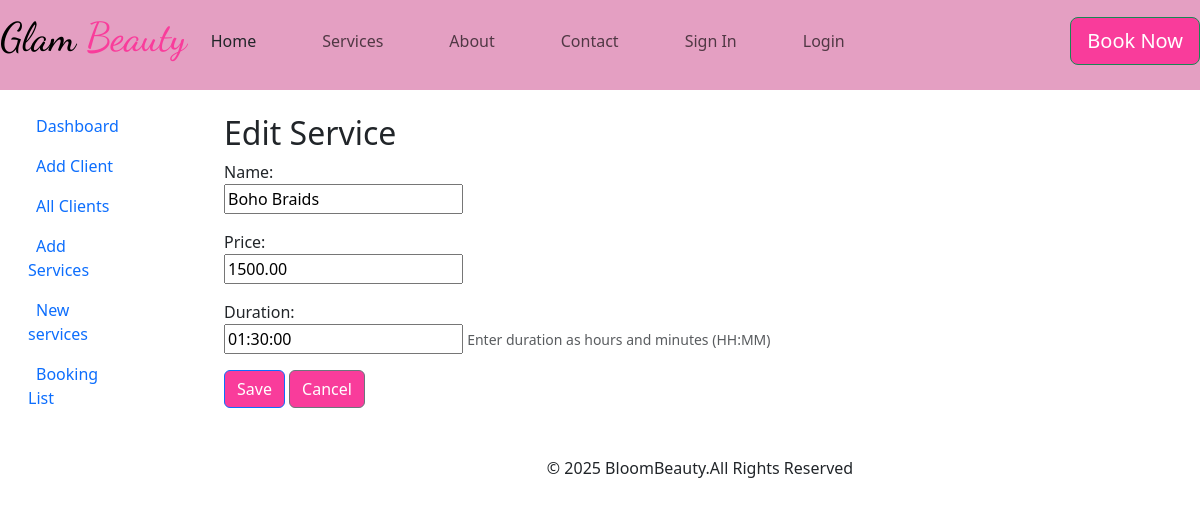
/services/3/edit/ (signed in), run on the app's committed database.
### cosmetics/models.py (models this page shows, shortened)
class Service(models.Model):
    name = models.CharField(max_length=200)
    description = models.TextField(null=True, blank=True)
    price = models.DecimalField(max_digits=8, decimal_places=2)
    duration = models.DurationField()

### cosmetics/views.py (the view, shortened to what this page needs)
# urls.py: path('services/<int:pk>/edit/', views.ServiceUpdateView.as_view(), name='editservice'),
class ServiceUpdateView(LoginRequiredMixin, StaffRequiredMixin, UpdateView):
    model = Service
    form_class = ServiceForm
    template_name = "serviceform.html"
    success_url = reverse_lazy('serviceslist')

### cosmetics/forms.py
class ServiceForm(forms.ModelForm):
    class Meta:
        model = Service
        fields = ['name', 'price', 'duration']
        widgets = {
            'price': forms.NumberInput(attrs={'step': '0.01'}),
            'duration': forms.TimeInput(attrs={'type': ''}),
        }

### cosmetics/views.py (called while the page is built)
    def test_func(self):
        return self.request.user.is_staff

### cosmetics/templates/serviceform.html (shortened to what this page needs)
{% extends "base.html" %}
{% load static %}
{% block content %}
<div class="container py-4">
    <h2>{% if object %}Edit{% else %}Add{% endif %} Service</h2>
    <form method="POST" enctype="multipart/form-data">
        <div class="mb-3">
            {{ form.name.label_tag }}<br>
            {{ form.name }}
        </div>
        <div class="mb-3">
            {{ form.price.label_tag }}<br>
            {{ form.price }}
        </div>
        <div class="mb-3">
            {{ form.duration.label_tag }}<br>
            {{ form.duration }}
            <small class="form-text text-muted">Enter duration as hours and minutes (HH:MM)</small>
        </div>
         <button class="btn btn-primary" type="submit"> Save </button>
        <a class="btn btn-secondary" href="{% url 'serviceslist' %}">Cancel</a>
    </form>
</div>
{% endblock %}

### cosmetics/static/style.css (style rules this page uses)
:root { --bs-secondary: #ff6347; --bs-secondary-bg-rgb: 255, 99, 71; }
.btn { background-color: #f93c9b; ; }

### data on the page
Service: name "Boho Braids", price "1500.00", duration "01:30:00"
